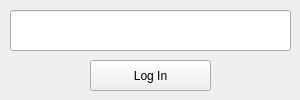
<?xml version="1.0" encoding="UTF-8"?>
<ui version="4.0">
 <class>LoginForm</class>
 <widget class="QWidget" name="LoginForm">
  <property name="geometry">
   <rect>
    <x>0</x>
    <y>0</y>
    <width>300</width>
    <height>100</height>
   </rect>
  </property>
  <property name="windowTitle">
   <string>Log In</string>
  </property>
  <widget class="QLineEdit" name="lineEdit">
   <property name="geometry">
    <rect>
     <x>10</x>
     <y>10</y>
     <width>281</width>
     <height>41</height>
    </rect>
   </property>
  </widget>
  <widget class="QPushButton" name="pushButton">
   <property name="geometry">
    <rect>
     <x>90</x>
     <y>60</y>
     <width>121</width>
     <height>31</height>
    </rect>
   </property>
   <property name="text">
    <string>Log In</string>
   </property>
  </widget>
 </widget>
 <resources/>
 <connections/>
</ui>
